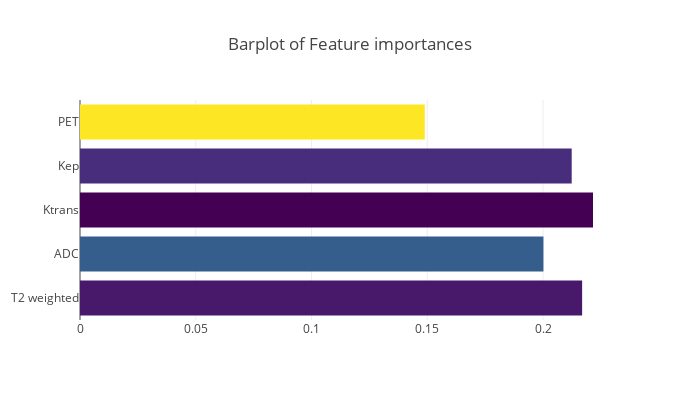

Notebook code cell kept with this figure:
### Code cell
plot_feature_imp(importance_xgb,features)

### Figure 1 — Plotly figure (JSON) as saved in the notebook; plotly's stock layout.template omitted (floating-point values rounded to 4 significant figures)
{"data": [{"marker": {"color": [0.2169, 0.2002, 0.2216, 0.2124, 0.1489], "colorscale": "Viridis", "reversescale": true}, "name": "Random Forest Feature importance", "orientation": "h", "type": "bar", "x": [0.2169, 0.2002, 0.2216, 0.2124, 0.1489], "y": ["T2 weighted", "ADC", "Ktrans", "Kep", "PET"]}], "layout": {"height": 400, "title": "Barplot of Feature importances", "width": 700, "yaxis": {"showgrid": false, "showline": false, "showticklabels": true}}}
